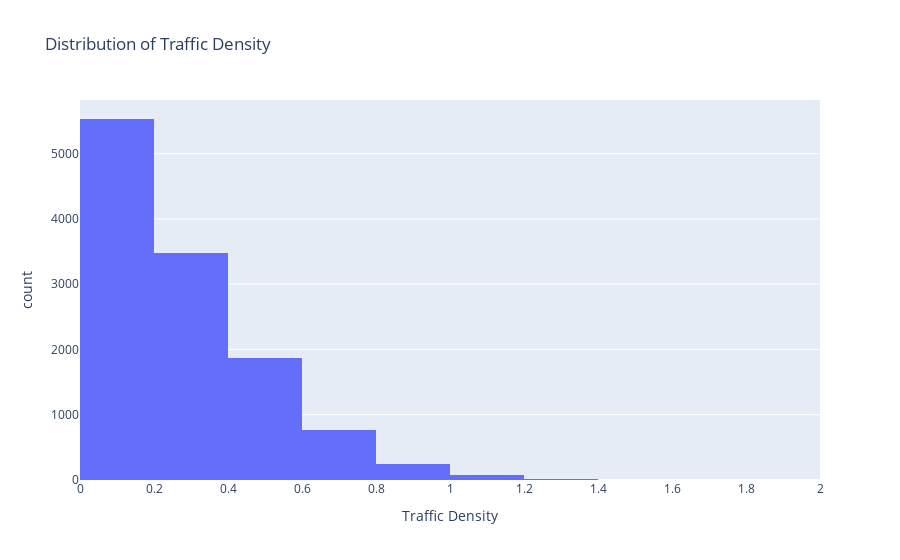

The notebook cell saved with this chart:
### Code cell
fig4 = px.histogram(df, x="Traffic Density", nbins=10, title="Distribution of Traffic Density")
fig4.show()

### Figure 1 — Plotly figure (JSON) as saved in the notebook; plotly's stock layout.template omitted (floating-point values rounded to 4 significant figures; data arrays with more than 128 entries replaced by an {"elided": "..."} marker saying what was removed)
{"data": [{"bingroup": "x", "hovertemplate": "Traffic Density=%{x}<br>count=%{y}<extra></extra>", "legendgroup": "", "marker": {"color": "#636efa", "pattern": {"shape": ""}}, "name": "", "nbinsx": 10, "orientation": "v", "showlegend": false, "type": "histogram", "x": {"elided": "12000 float values"}, "xaxis": "x", "yaxis": "y"}], "layout": {"barmode": "relative", "legend": {"tracegroupgap": 0}, "title": {"text": "Distribution of Traffic Density"}, "xaxis": {"anchor": "y", "domain": [0, 1], "title": {"text": "Traffic Density"}}, "yaxis": {"anchor": "x", "domain": [0, 1], "title": {"text": "count"}}}}
